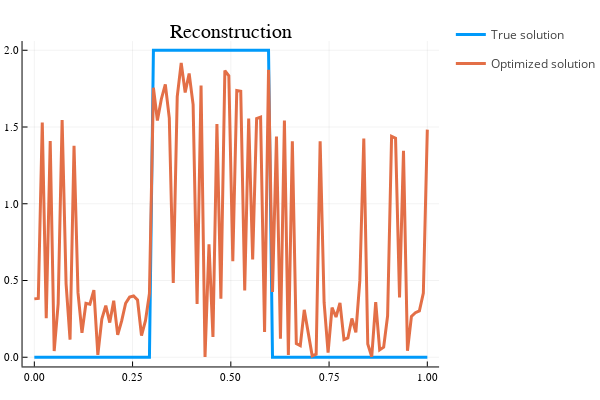

The notebook cell this image was saved under:
### Code cell
x=[xt,xbest];

plot(px,x,title="Reconstruction",label=["True solution" "Optimized solution"],lw=3)

### Figure 1 — Plotly figure (JSON) as saved in the notebook; plotly's stock layout.template omitted (floating-point values rounded to 4 significant figures)
{"data": [{"colorbar": {"title": ""}, "legendgroup": "True solution", "line": {"color": "rgba(0, 154, 250, 1.000)", "dash": "solid", "shape": "linear", "width": 3}, "mode": "lines", "name": "True solution", "showlegend": true, "type": "scatter", "x": [0, 0.0101, 0.0202, 0.0303, 0.0404, 0.05051, 0.06061, 0.07071, 0.08081, 0.09091, 0.101, 0.1111, 0.1212, 0.1313, 0.1414, 0.1515, 0.1616, 0.1717, 0.1818, 0.1919, 0.202, 0.2121, 0.2222, 0.2323, 0.2424, 0.2525, 0.2626, 0.2727, 0.2828, 0.2929, 0.303, 0.3131, 0.3232, 0.3333, 0.3434, 0.3535, 0.3636, 0.3737, 0.3838, 0.3939, 0.404, 0.4141, 0.4242, 0.4343, 0.4444, 0.4545, 0.4646, 0.4747, 0.4848, 0.4949, 0.5051, 0.5152, 0.5253, 0.5354, 0.5455, 0.5556, 0.5657, 0.5758, 0.5859, 0.596, 0.6061, 0.6162, 0.6263, 0.6364, 0.6465, 0.6566, 0.6667, 0.6768, 0.6869, 0.697, 0.7071, 0.7172, 0.7273, 0.7374, 0.7475, 0.7576, 0.7677, 0.7778, 0.7879, 0.798, 0.8081, 0.8182, 0.8283, 0.8384, 0.8485, 0.8586, 0.8687, 0.8788, 0.8889, 0.899, 0.9091, 0.9192, 0.9293, 0.9394, 0.9495, 0.9596, 0.9697, 0.9798, 0.9899, 1], "xaxis": "x", "y": [0, 0, 0, 0, 0, 0, 0, 0, 0, 0, 0, 0, 0, 0, 0, 0, 0, 0, 0, 0, 0, 0, 0, 0, 0, 0, 0, 0, 0, 0, 2, 2, 2, 2, 2, 2, 2, 2, 2, 2, 2, 2, 2, 2, 2, 2, 2, 2, 2, 2, 2, 2, 2, 2, 2, 2, 2, 2, 2, 2, 0, 0, 0, 0, 0, 0, 0, 0, 0, 0, 0, 0, 0, 0, 0, 0, 0, 0, 0, 0, 0, 0, 0, 0, 0, 0, 0, 0, 0, 0, 0, 0, 0, 0, 0, 0, 0, 0, 0, 0], "yaxis": "y", "zmax": null, "zmin": null}, {"colorbar": {"title": ""}, "legendgroup": "Optimized solution", "line": {"color": "rgba(227, 111, 71, 1.000)", "dash": "solid", "shape": "linear", "width": 3}, "mode": "lines", "name": "Optimized solution", "showlegend": true, "type": "scatter", "x": [0, 0.0101, 0.0202, 0.0303, 0.0404, 0.05051, 0.06061, 0.07071, 0.08081, 0.09091, 0.101, 0.1111, 0.1212, 0.1313, 0.1414, 0.1515, 0.1616, 0.1717, 0.1818, 0.1919, 0.202, 0.2121, 0.2222, 0.2323, 0.2424, 0.2525, 0.2626, 0.2727, 0.2828, 0.2929, 0.303, 0.3131, 0.3232, 0.3333, 0.3434, 0.3535, 0.3636, 0.3737, 0.3838, 0.3939, 0.404, 0.4141, 0.4242, 0.4343, 0.4444, 0.4545, 0.4646, 0.4747, 0.4848, 0.4949, 0.5051, 0.5152, 0.5253, 0.5354, 0.5455, 0.5556, 0.5657, 0.5758, 0.5859, 0.596, 0.6061, 0.6162, 0.6263, 0.6364, 0.6465, 0.6566, 0.6667, 0.6768, 0.6869, 0.697, 0.7071, 0.7172, 0.7273, 0.7374, 0.7475, 0.7576, 0.7677, 0.7778, 0.7879, 0.798, 0.8081, 0.8182, 0.8283, 0.8384, 0.8485, 0.8586, 0.8687, 0.8788, 0.8889, 0.899, 0.9091, 0.9192, 0.9293, 0.9394, 0.9495, 0.9596, 0.9697, 0.9798, 0.9899, 1], "xaxis": "x", "y": [0.3802, 0.3834, 1.53, 0.2537, 1.408, 0.04018, 0.3474, 1.545, 0.4783, 0.1148, 1.377, 0.4209, 0.1597, 0.3508, 0.3455, 0.4368, 0.016, 0.2486, 0.3363, 0.2257, 0.368, 0.1462, 0.2368, 0.3515, 0.3916, 0.399, 0.373, 0.1417, 0.2377, 0.4147, 1.756, 1.542, 1.683, 1.778, 1.559, 0.4846, 1.698, 1.917, 1.724, 1.849, 1.646, 0.3476, 1.77, 0.001501, 0.7365, 0.1327, 1.519, 0.3807, 1.868, 1.834, 0.6254, 1.738, 1.733, 0.4348, 1.556, 0.6369, 1.555, 1.564, 0.1643, 1.873, 0.4257, 1.437, 0.1202, 1.542, 0.01518, 1.408, 0.089, 0.07543, 0.3091, 0.1569, 0.009073, 0.01961, 1.406, 0.3571, 0.03056, 0.324, 0.2619, 0.3544, 0.1152, 0.1262, 0.2527, 0.1617, 0.4989, 1.426, 0.08638, 0.003148, 0.3585, 0.04769, 0.06526, 0.2702, 1.439, 1.427, 0.39, 1.346, 0.04226, 0.2663, 0.2898, 0.3017, 0.4183, 1.483], "yaxis": "y", "zmax": null, "zmin": null}], "layout": {"annotations": [{"font": {"color": "rgba(0, 0, 0, 1.000)", "family": "sans-serif", "size": 20}, "rotation": 0, "showarrow": false, "text": "Reconstruction", "x": 0.5222, "xanchor": "center", "xref": "paper", "y": 1, "yanchor": "top", "yref": "paper"}], "height": 400, "legend_position": {"bgcolor": "rgba(255, 255, 255, 1.000)", "bordercolor": "rgba(0, 0, 0, 1.000)", "borderwidth": 1, "font": {"color": "rgba(0, 0, 0, 1.000)", "family": "sans-serif", "size": 11}, "title": {"font": {"color": "rgba(0, 0, 0, 1.000)", "family": "sans-serif", "size": 15}, "text": ""}, "tracegroupgap": 0, "traceorder": "normal", "x": 1, "xanchor": "auto", "y": 1, "yanchor": "auto"}, "margin": {"b": 20, "l": 0, "r": 0, "t": 20}, "paper_bgcolor": "rgba(255, 255, 255, 1.000)", "plot_bgcolor": "rgba(255, 255, 255, 1.000)", "showlegend": true, "width": 600, "xaxis": {"anchor": "y", "domain": [0.05101, 0.9934], "gridcolor": "rgba(0, 0, 0, 0.100)", "gridwidth": 0.5, "linecolor": "rgba(0, 0, 0, 1.000)", "mirror": false, "range": [-0.03, 1.03], "showgrid": true, "showline": true, "showticklabels": true, "tickangle": 0, "tickcolor": "rgb(0, 0, 0)", "tickfont": {"color": "rgba(0, 0, 0, 1.000)", "family": "sans-serif", "size": 11}, "tickmode": "array", "ticks": "inside", "ticktext": ["0.00", "0.25", "0.50", "0.75", "1.00"], "tickvals": [0, 0.25, 0.5, 0.75, 1], "title": "", "titlefont": {"color": "rgba(0, 0, 0, 1.000)", "family": "sans-serif", "size": 15}, "type": "-", "visible": true, "zeroline": false, "zerolinecolor": "rgba(0, 0, 0, 1.000)"}, "yaxis": {"anchor": "x", "domain": [0.03762, 0.9415], "gridcolor": "rgba(0, 0, 0, 0.100)", "gridwidth": 0.5, "linecolor": "rgba(0, 0, 0, 1.000)", "mirror": false, "range": [-0.06, 2.06], "showgrid": true, "showline": true, "showticklabels": true, "tickangle": 0, "tickcolor": "rgb(0, 0, 0)", "tickfont": {"color": "rgba(0, 0, 0, 1.000)", "family": "sans-serif", "size": 11}, "tickmode": "array", "ticks": "inside", "ticktext": ["0.0", "0.5", "1.0", "1.5", "2.0"], "tickvals": [0, 0.5, 1, 1.5, 2], "title": "", "titlefont": {"color": "rgba(0, 0, 0, 1.000)", "family": "sans-serif", "size": 15}, "type": "-", "visible": true, "zeroline": false, "zerolinecolor": "rgba(0, 0, 0, 1.000)"}}}
